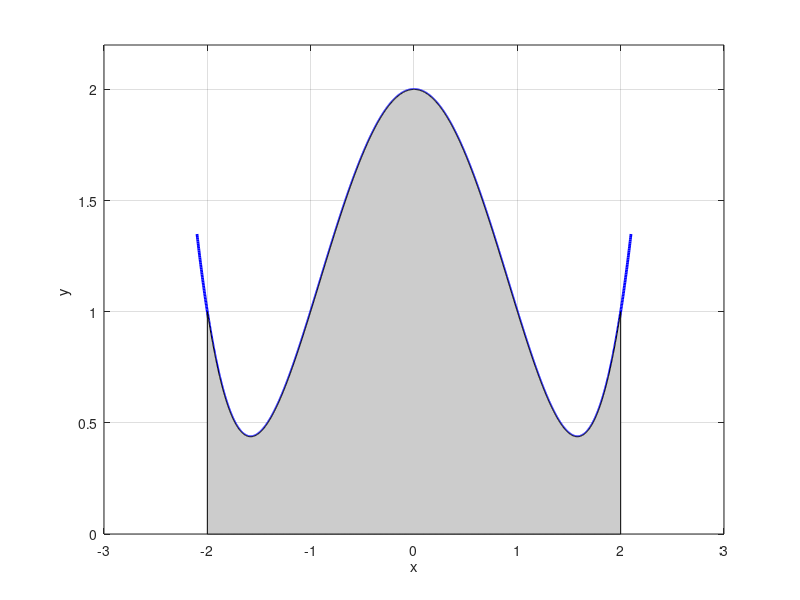
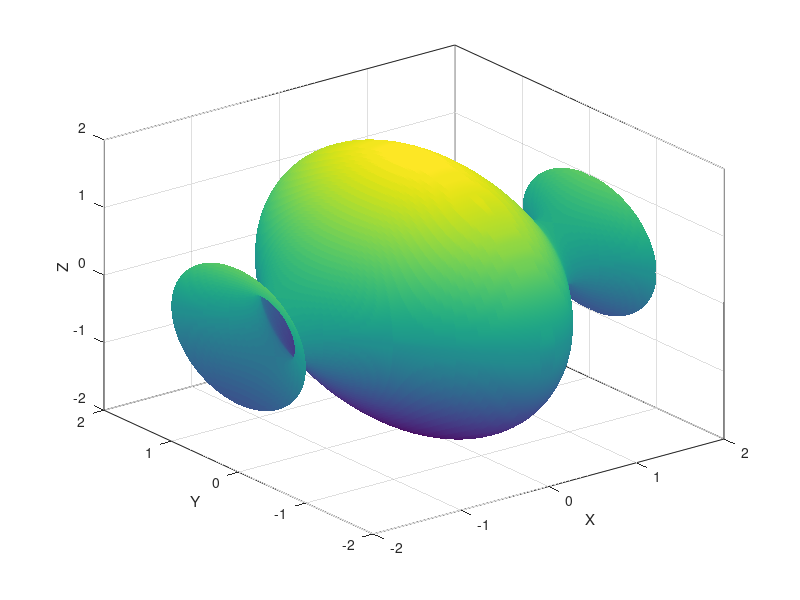
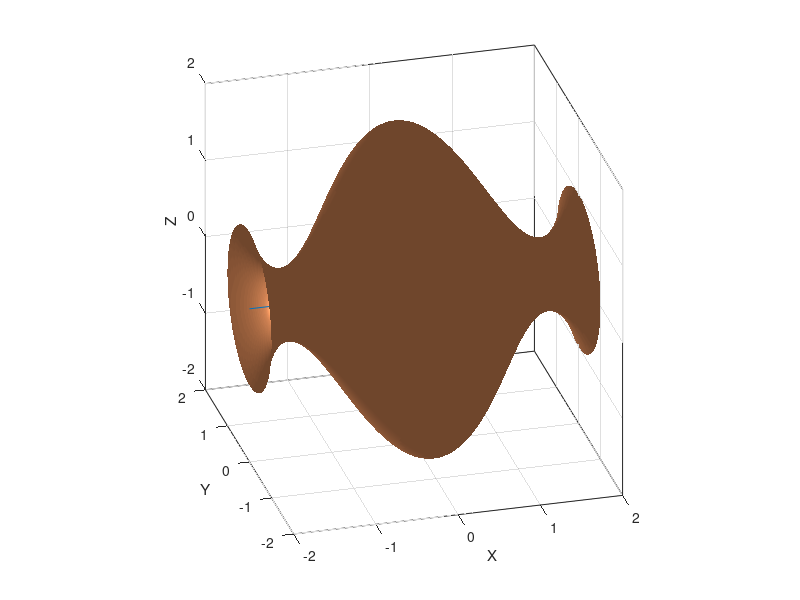
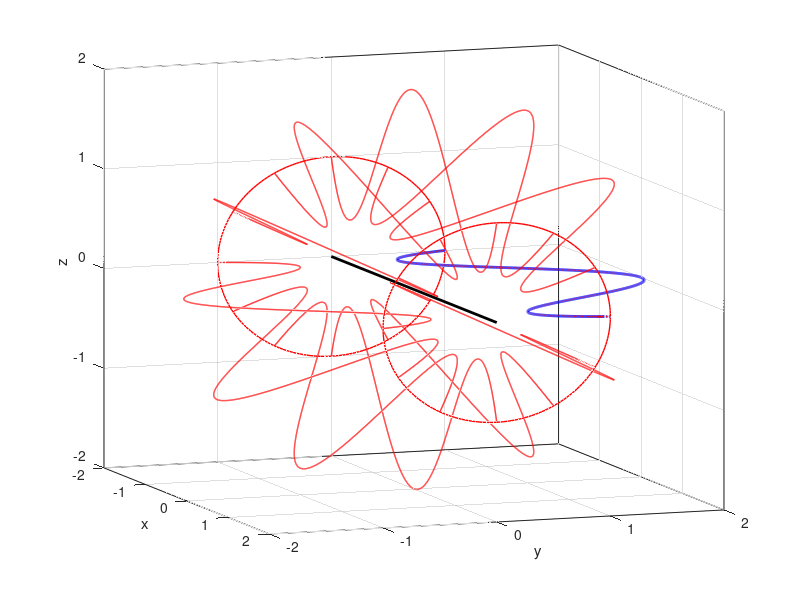

Source code (MATLAB) for these figures, in order:
% math_vol_01.m
% 12 may 2015
% Ian Cooper   School of Physics   University of Sydney
% cooper@physics.usyd.edu.au
% https://d-arora.github.io/Doing-Physics-With-Matlab/
clear all
close all
clc

% INPUTS =================================================================
% number of partitions
    N = 2000;
% xA   xB  lower and upper bounds of region to be rotated
   xA = -2;
   xB = 2;

% x1   x2  limits for plotting function y = f(x)
   x1 = -2.1;
   x2 = 2.1;

% x values for region   /   xf values for function 
   x  = linspace(xA,xB,N);
   xF = linspace(x1,x2,N);
  
% Region y   /   Function  yF
   k = 5;
   y  = 2+(x.^4 - k .* x.^2)/4;
   yF = 2+(xF.^4 - k .* xF.^2)/4;
   %y = k .* sin(2*pi*x/2);



% GRAPHICS ===============================================================

figure(1)    % Region   /    Function   ---------------------------------
    col = 'b';
    fs = 9;
    set(gcf,'units','normalized','position',[0.1 0.7 0.22 0.22]);
    tx = 'x';
    ty = 'y ';
    
    xP = xF; yP = yF;
    plot(xP,yP,col,'lineWidth',2);
    xlabel(tx); ylabel(ty);
    hold on
   
    xP = x; yP = y;
    h_area = area(xP,yP);
    set(h_area,'FaceColor',[0.8 0.8 0.8]);
   
   set(gca,'Ylim',[0 1.1 * max(y)]);
%set(gca,'Ylim',Yrange);
%set(gca,'Xtick',xValues);
    grid on;
    box on;

figure(2)   % [3D] plot -------------------------------------------------
set(gcf,'units','normalized','position',[0.35 0.7 0.22 0.22]);
[X,Y,Z] = cylinder(y,100);
z = xA + Z.*(xB-xA);
surf(z,Y,X);
%axis square
xlabel('X'); ylabel('Y'); zlabel('Z') 
shading interp
box on

figure(3)   % [3D] plot --------------------------------------------------
set(gcf,'units','normalized','position',[0.6 0.7 0.22 0.22]);
[X,Y,Z] = cylinder(y,100);
z = xA + Z.*(xB-xA);
surfl(z,Y,X);
axis square
xlabel('X'); ylabel('Y'); zlabel('Z') 
shading interp
colormap(copper)
hold on
plot3([xA xB],[0 0], [0 0]);
box on
view(-15,26);

figure(4)   % animation of the rotation ---------------------------------
set(gcf,'units','normalized','position',[0.1 0.4 0.22 0.22]);

% X-axis
plot3([xA xB],[0 0], [0 0],'k','linewidth',2);
set(gca,'Xlim',[xA xB]);
set(gca,'Ylim',[xA xB]);
set(gca,'Zlim',[xA xB]);
xlabel('x'); ylabel('y'); zlabel('z') 
hold on
grid on
box on
view(70,10);

% Function
xP = x; yP = y; zP = zeros(1,N);
plot3(xP,yP,zP,'b','linewidth',2);

t = 0 : pi/100 : 2*pi;
xP = x(end) .* ones(1,length(t)); yP = y(end) .* cos(t); zP = y(end).*sin(t);
h_plot3 = plot3(xP,yP,zP,'r','linewidth',1);
xP = x(1) .* ones(1,length(t)); yP = y(1) .* cos(t); zP = y(1).*sin(t);
h_plot3 = plot3(xP,yP,zP,'r','linewidth',1);

for t = 0:pi/6:2*pi;
xP = x; yP = y .* cos(t); zP = y.*sin(t);
h_plot3 = plot3(xP,yP,zP,'r','linewidth',1);
%plot3(xB,yP(end),zP(end),'ro');
pause(1)
set(gca,'Xlim',[xA xB]);
set(gca,'Ylim',[xA xB]);
set(gca,'Zlim',[xA xB]);
end
